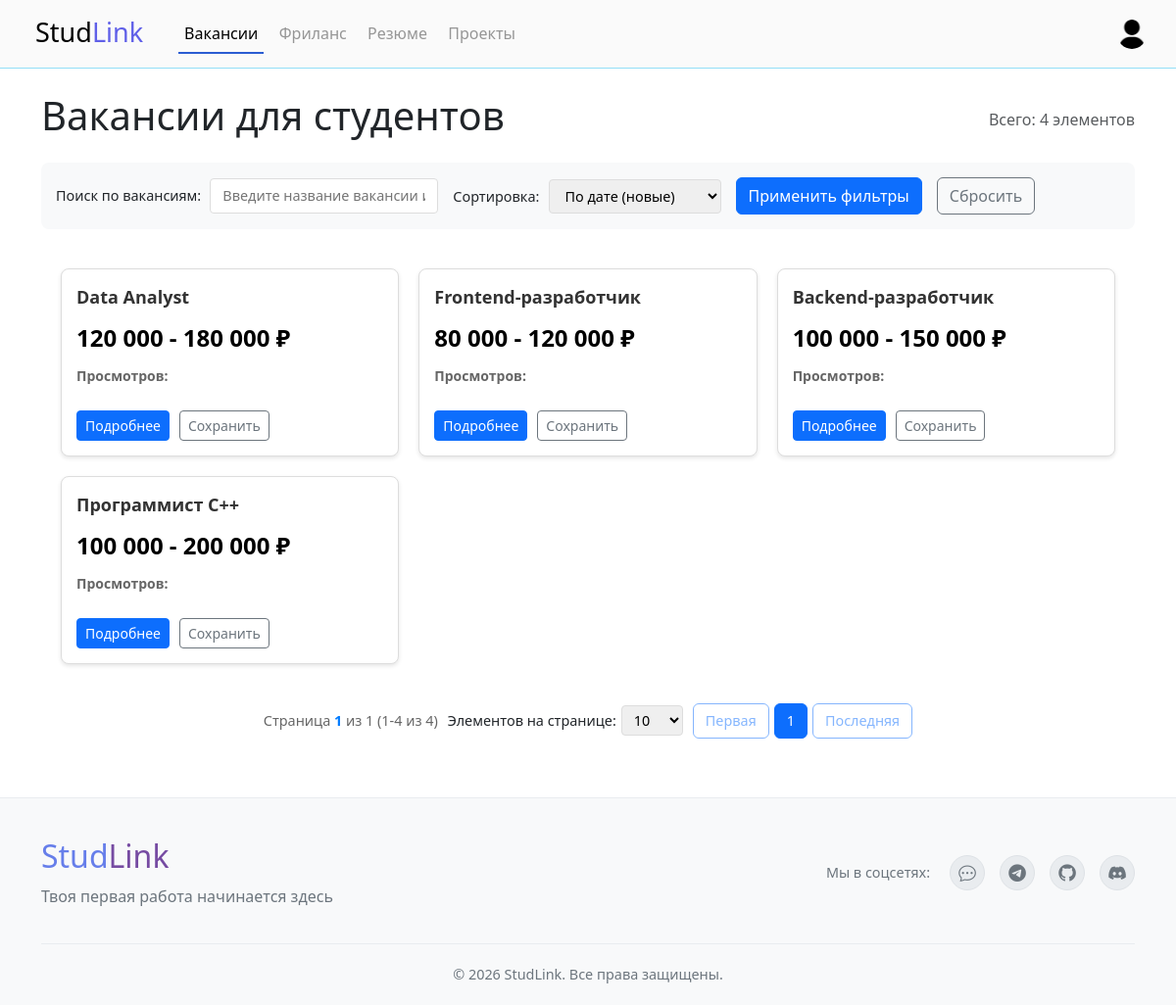
/vacancies/ (signed in), run on the app's committed database.
### myapp/models.py (models this page shows, shortened)
class Vacancy(models.Model):
    employer = models.ForeignKey(User, on_delete=models.CASCADE, related_name='created_jobs' )
    hired_candidate = models.ForeignKey(User, on_delete=models.SET_NULL, null=True, blank=True, related_name='hired_jobs')
    title = models.CharField(max_length=80)
    description = models.TextField()
    expiration = models.DateTimeField()
    city = models.CharField(max_length=100, default="")
    schedule = models.CharField(max_length=50, blank=True)
    experience = models.CharField(max_length=50, blank=True)
    work_format = models.CharField(max_length=50, blank=True)
    currency = models.ForeignKey(Currency, on_delete=models.PROTECT, default=1)
    salary_from = models.DecimalField(max_digits=12, decimal_places=2)
    salary_to = models.DecimalField(max_digits=12, decimal_places=2, null=True, blank=True)
    currency_rate_date = models.DateField(null=True, blank=True)  # Дата последнего обновления курса
    currency_rate = models.DecimalField(max_digits=10, decimal_places=6, default=1.0)  # Коэффициент пересчета (1 USD = 90 RUB)
    is_active = models.BooleanField(default=True)
    created_at = models.DateTimeField(auto_now_add=True)
    interactions = GenericRelation(Interaction, related_query_name='vacancies')

class Currency(models.Model):
    code = models.CharField(max_length=3, unique=True)  # Код валюты по ISO 4217 (USD, EUR, RUB)
    name = models.CharField(max_length=50)  # Полное название валюты (Доллар США, Евро, Российский рубль)
    symbol = models.CharField(max_length=5)  # Символ валюты ($, €, ₽)
    rate = models.DecimalField(max_digits=10, decimal_places=6, default=1.0)  # Текущий курс к базовой валюте
    rate_date = models.DateField(null=True, blank=True)  # Дата последнего обновления курса

### myapp/views.py (the view, shortened to what this page needs)
# urls.py: path('vacancies/', views.vacancy_list, name='vacancy_list'),
def vacancy_list(request):
    search_query = request.GET.get('search', '')
    sort_by = request.GET.get('sort', 'created_at')
    page_size = request.GET.get('page_size', 10)
    vacancies = Vacancy.objects.filter(is_active=True).select_related('employer').prefetch_related('interactions')
    if search_query:
        vacancies = vacancies.filter(
            Q(title__icontains=search_query) |
            Q(description__icontains=search_query)
        )
    if sort_by == 'title_asc':
        vacancies = vacancies.order_by('title')
    elif sort_by == 'title_desc':
        vacancies = vacancies.order_by('-title')
    elif sort_by == 'date_asc':
        vacancies = vacancies.order_by('created_at')
    else:  # date_desc по умолчанию
        vacancies = vacancies.order_by('-created_at')
    paginator = Paginator(vacancies, page_size)
    page_number = request.GET.get('page')
    try:
        page_obj = paginator.get_page(page_number)
    except PageNotAnInteger:
        page_obj = paginator.get_page(1)
    except EmptyPage:
        page_obj = paginator.get_page(paginator.num_pages)
    page_range = get_page_range(page_obj.number, paginator.num_pages)
    context = {
        'page_obj': page_obj,
        'paginator': paginator,
        'page_range': page_range,
        'page_size': int(page_size),
        'search_query': search_query,
        'sort_by': sort_by,
    }
    return render(request, 'vacancy_list.html', context)

### myapp/templatetags/currency_tags.py (called while the page is built)
@register.filter
def format_salary_range_with_spaces(salary_from, salary_to=None):
    try:
        formatted_from = f"{int(float(salary_from)):,}".replace(',', ' ')
        if salary_to and salary_to != salary_from:
            formatted_to = f"{int(float(salary_to)):,}".replace(',', ' ')
            return f"{formatted_from} - {formatted_to}"
        else:
            return formatted_from
    except (ValueError, TypeError):
        return str(salary_from)

### myapp/views.py (called while the page is built)
def get_page_range(current_page, total_pages, max_pages=7):
    if total_pages <= max_pages:
        return range(1, total_pages + 1)
    start = max(1, current_page - max_pages // 2)
    end = min(total_pages, start + max_pages - 1)
    if end - start < max_pages - 1:
        start = max(1, end - max_pages + 1)
    return range(start, end + 1)

### myapp/templates/vacancy_list.html (shortened to what this page needs)
{% extends "pagination_template.html" %}
{% load static %}
{% load currency_tags %}
{% block page_title %}Вакансии для студентов{% endblock %}
{% block filters %}
<div class="filters-section" id="filters-section">
    <div class="form-group">
        <label for="search-input">Поиск по вакансиям:</label>
        <input type="text" id="search-input" placeholder="Введите название вакансии или ключевые слова..." value="{{ search_query }}">
    </div>
    <div class="form-group">
        <label for="sort-select">Сортировка:</label>
        <select id="sort-select">
            <option value="created_at" {% if sort_by == 'created_at' %}selected{% endif %}>По дате (новые)</option>
        </select>
    </div>
    <button class="btn btn-primary" onclick="applyFilters()">Применить фильтры</button>
    <button class="btn btn-outline-secondary" onclick="resetFilters()">Сбросить</button>
</div>
{% endblock %}
{% block item_card %}
{% if page_obj %}
<div class="item-card">
    <div class="item-title">{{ item.title }}</div>
    <div class="item-meta">
        {% if item.salary_from %}
            <div class="salary-large">
                {{ item.salary_from|format_salary_range_with_spaces:item.salary_to }} {{ item.currency.symbol }}
            </div>
        {% endif %}
        <div><strong>Просмотров:</strong> {{ item.views_count }}</div>
    </div>
    <div class="item-actions">
        <a href="{% url 'vacancy_detail' item.id %}" class="btn btn-primary btn-sm">Подробнее</a>
        <button class="btn btn-outline-secondary btn-sm" onclick="saveVacancy({{ item.id }})">Сохранить</button>
    </div>
</div>
{% endif %}
{% endblock %}

### myapp/static/css/base.css (style rules this page uses)
body { margin: 0px; }
.salary-large { font-size: 1.5rem; font-weight: bold; color: #000000; margin-bottom: 10px; }

### myapp/templates/pagination_template.html (style rules this page uses)
.item-card { border: 1px solid #ddd; border-radius: 8px; padding: 15px; background: #fff; box-shadow: 0 2px 4px rgba(0,0,0,0.1); height: 100%; display: flex; flex-direction: column; box-sizing: border-box; min-width: 0; }
.item-title { font-size: 18px; font-weight: bold; margin-bottom: 10px; color: #333; }
.item-meta { font-size: 14px; color: #666; margin-bottom: 10px; }
.item-actions { display: flex; gap: 10px; margin-top: 15px; }
.filters-section { background: #f8f9fa; padding: 15px; border-radius: 8px; margin-bottom: 20px; display: flex; gap: 15px; flex-wrap: wrap; align-items: center; }
.filters-section .form-group { margin-bottom: 0; }
.filters-section label { font-size: 0.9rem; margin-right: 5px; }
.filters-section input, .filters-section select { padding: 6px 12px; border: 1px solid #ddd; border-radius: 4px; font-size: 0.9rem; }

### data on the page
Vacancy: title "Data Analyst", salary_from "120 000 - 180 000", currency.symbol "₽"
Vacancy: title "Frontend-разработчик", salary_from "80 000 - 120 000", currency.symbol "₽"
Vacancy: title "Backend-разработчик", salary_from "100 000 - 150 000", currency.symbol "₽"
Vacancy: title "Программист C++", salary_from "100 000 - 200 000", currency.symbol "₽"

### other printed values
{{ paginator.count }} "4"
{{ page_obj.number }} "1"
{{ paginator.num_pages }} "1"
{{ page_obj.start_index }} "1"
{{ page_obj.end_index }} "4"
{{ num }} "1"
